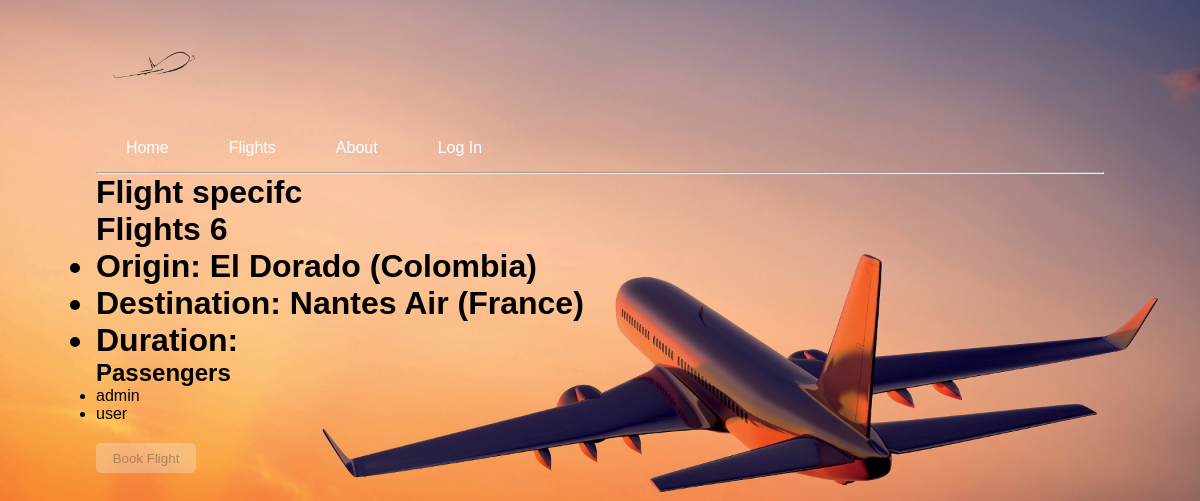
Page /6 on the committed database.
### flights/models.py (models this page shows, shortened)
class Flight(models.Model):
    origin = models.ForeignKey(Airport, on_delete=models.CASCADE, related_name="departures")
    destination = models.ForeignKey(Airport, on_delete=models.CASCADE, related_name="arrivals")
    departure = models.DateTimeField(auto_now=True)  # save it every time, allowing to update the hour.
    arrival = models.DateTimeField(auto_now=True)
    airplane = models.ForeignKey('Airplane', on_delete=models.SET_NULL, null=True, related_name="flights", blank=True)
    passengers = models.ManyToManyField(User, related_name="flights")

class Airport(models.Model):
    name = models.CharField(max_length=55)
    country = models.ForeignKey(Country, on_delete=models.CASCADE, related_name="airports")
    def __str__(self):
        return f"{self.name} ({self.country})"

class Country(models.Model):
    name = models.CharField(max_length=15)
    def __str__(self):
        return f"{self.name}"
    class Meta:
        verbose_name_plural = "Countries"

### flights/views.py (the view)
# urls.py: path("<int:flight_id>", views.flight, name="flight")
def flight(request, flight_id):
    flight_object = Flight.objects.get(pk=flight_id)
    if request.method == "POST":
        print("here")
        if request.user.is_authenticated:
            flight_object.passengers.add(request.user)
    return render(request, "flights/flight.html", {
        "flight": flight_object,
        "passengers": flight_object.passengers.all(),
    })

### flights/templates/flights/flight.html (shortened to what this page needs)
{% extends 'main.html' %}
{% block content %}
<form action="{% url 'flight' flight.id %}" method="post">
    <h1>Flight specifc</h1>
    <h1>Flights {{ flight.id }}
        <ul>
            <li>Origin: {{ flight.origin }}</li>
            <li>Destination: {{ flight.destination }} </li>
            <li>Duration: {{ flight.duration }}</li>
        </ul>
    </h1>
    <h2>Passengers</h2>
    <ul>
        {% for passenger in passengers %}
        <li>{{ passenger }}</li>
        {% empty %}
        <li>No passengers</li>
        {% endfor %}
    </ul>
    {% if user.is_authenticated %}
    <Button class="book-button" type="submit" >Book Flight</Button>
    {% else %}
    <Button class="book-button-disabled" type="submit" disabled>Book Flight</Button>
    {% endif %}
</form>
{% endblock %}

### static/styles/main.css (style rules this page uses)
* { margin: 0; padding: 0; box-sizing: border-box; }
#bg { width: 100%; height: 100vh; background-size: cover; background-position: center; padding: 0 8%; position: relative; }
.book-button-disabled { width: 100px; height: 30px; border: none; border-radius: 5px; margin-top: 20px; transition: transform 0.3s ease-in-out; }
body { font-family: Arial, Helvetica, sans-serif; margin: 0; }
html { box-sizing: border-box; }
*, *:before, *:after { box-sizing: inherit; }

### rows in the picture
Flight: id "6", origin "El Dorado (Colombia)", destination "Nantes Air (France)"

### other values in the picture
{{ passenger }} "admin"
{{ passenger }} "user"
